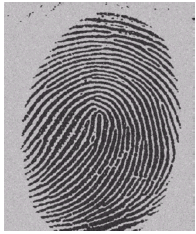
#> input picture visao-computacional/exercicios/digital.png, 196 x 234 px
$ python 01-segmentacao.py
#> lines starting #> are read from the running program, lines starting #| are printed output that depends on the picture; after the words box and inside, x2 and y2 are one past the last pixel; in counts of white or black regions, pixels touching at a corner belong together
'''
Utilizando o método de limiarização de OTSU, limiarize a digital (digital.png) de forma binária para facilitar a identificação do objeto.
'''

import cv2
import matplotlib.pyplot as plt

image = cv2.imread('digital.png', 0)
#> image: shape (234, 196); min 34, max 255, mean 143.3

method = cv2.THRESH_BINARY + cv2.THRESH_OTSU

ret, imageOtsu = cv2.threshold(image, 0, 255, method)
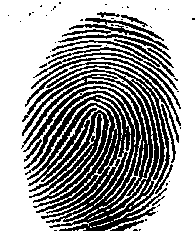
#> imageOtsu: shape (234, 196); 62.8% white; 53 black regions (37 under 20 px), largest, box (x1, y1, x2, y2) and area: (21, 62, 179, 231) 13345, (62, 18, 169, 50) 717, (31, 57, 181, 126) 500
#> ret = 128

cv2.imshow('Imagem Original', image)
cv2.imshow('Imagem Binarizada por OTSU', imageOtsu)

cv2.imwrite('digitalBinarizadaPorOTSU.png', imageOtsu)

cv2.waitKey()
cv2.destroyAllWindows()
